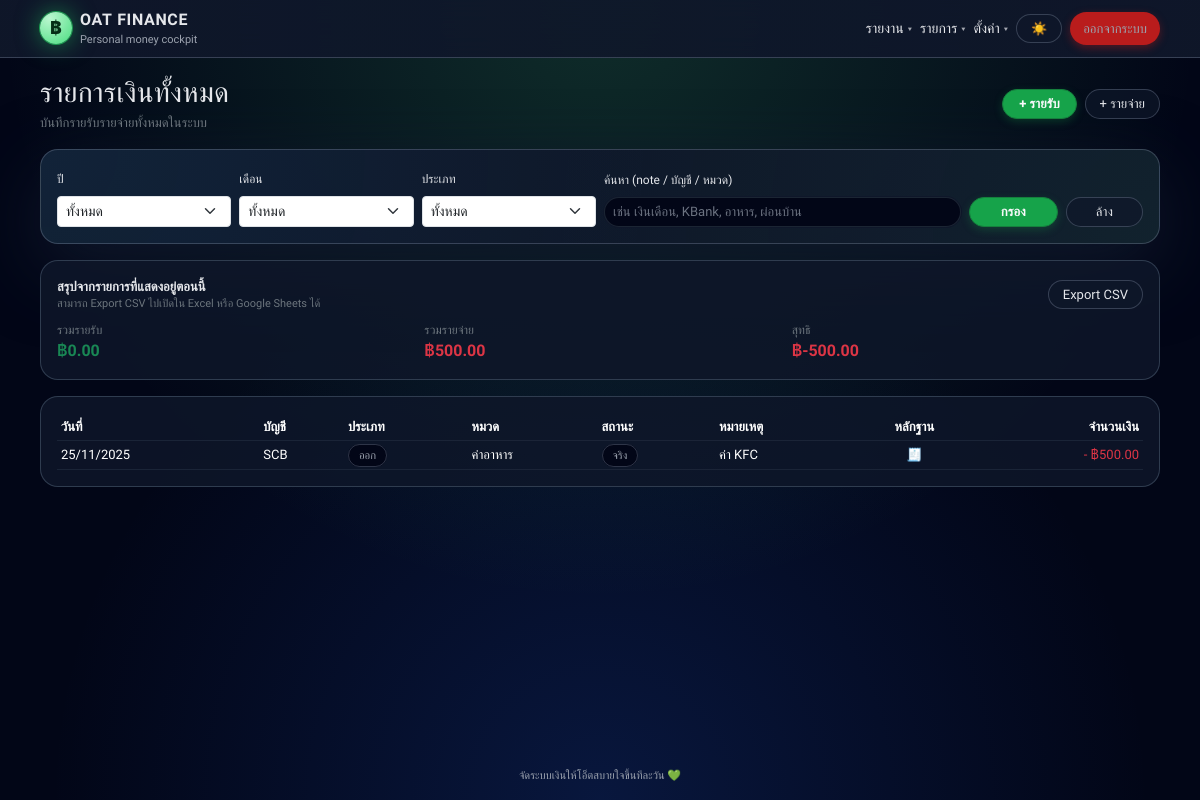
Page /transactions/ (signed in) on the committed database.
### app_finance/models.py (models this page shows, shortened)
class Transaction(models.Model):
    DIRECTION_CHOICES = [
        ('IN', 'เงินเข้า'),
        ('OUT', 'เงินออก'),
    ]
    account = models.ForeignKey(
        Account,
        on_delete=models.CASCADE,
        related_name='transactions'
    )
    category = models.ForeignKey(
        Category,
        on_delete=models.SET_NULL,
        null=True,
        blank=True
    )
    goal = models.ForeignKey(
        Goal,
        on_delete=models.SET_NULL,
        null=True,
        blank=True,
        related_name="transactions",
        help_text="ถ้ารายการนี้เกี่ยวข้องกับเป้าหมายเก็บเงิน ให้เลือก"
    )
    proof_file = models.FileField(
        upload_to="receipts/",
        null=True,
        blank=True,
        help_text="อัปโหลดรูปใบเสร็จหรือไฟล์หลักฐาน (ถ้ามี)",
    )
    tags = models.ManyToManyField(
        "Tag",
        blank=True,
        related_name="transactions",
        help_text="เลือก tag ได้หลายอัน เช่น เที่ยว, ครอบครัว, งาน",
    )
    date = models.DateField()
    direction = models.CharField(max_length=3, choices=DIRECTION_CHOICES)
    amount = models.DecimalField(max_digits=12, decimal_places=2)
    is_estimate = models.BooleanField(
        default=False,
        help_text="ติ๊กถ้าเป็นรายการประเมิน/วางแผน ยังไม่ได้เกิดขึ้นจริง"
    )
    is_paid = models.BooleanField(
        default=True,
        help_text="ใช้คู่กับ is_estimate ถ้าเป็นประมาณการแล้วจ่ายจริงแล้ว"
    )
    note = models.TextField(blank=True, null=True)
    source_recurring = models.ForeignKey(
        'RecurringTransaction',
        null=True,
        blank=True,
        on_delete=models.SET_NULL,
        related_name='generated_transactions'
    )
    created_at = models.DateTimeField(auto_now_add=True)
    updated_at = models.DateTimeField(auto_now=True)

class Account(models.Model):
    ACCOUNT_TYPE_CHOICES = [
        ('CASH', 'เงินสด'),
        ('BANK', 'บัญชีธนาคาร'),
        ('CREDIT', 'บัตรเครดิต'),
        ('LOAN', 'เงินกู้'),
        ('WALLET', 'E-Wallet'),
    ]
    name = models.CharField(max_length=100)
    account_type = models.CharField(max_length=10, choices=ACCOUNT_TYPE_CHOICES)
    opening_balance = models.DecimalField(max_digits=12, decimal_places=2, default=0)
    credit_limit = models.DecimalField(
        max_digits=12,
        decimal_places=2,
        null=True,
        blank=True,
        help_text="สำหรับบัตรเครดิต/วงเงินกู้ ถ้ามี"
    )
    interest_rate = models.DecimalField(
        max_digits=5,
        decimal_places=2,
        null=True,
        blank=True,
        help_text="ดอกเบี้ยต่อปี (%) เช่น 16 สำหรับ 16%",
    )
    min_payment_percent = models.DecimalField(
        max_digits=5,
        decimal_places=2,
        null=True,
        blank=True,
        help_text="เปอร์เซ็นต์ขั้นต่ำที่ต้องจ่ายจากยอดคงค้าง เช่น 5 สำหรับ 5%",
    )
    is_active = models.BooleanField(default=True)

class Category(models.Model):
    KIND_CHOICES = [
        ('INCOME', 'รายรับ'),
        ('EXPENSE', 'รายจ่าย'),
    ]
    name = models.CharField(max_length=100)
    kind = models.CharField(max_length=10, choices=KIND_CHOICES)
    is_debt_related = models.BooleanField(
        default=False,
        help_text="ติ๊กถ้าเป็นรายการเกี่ยวกับหนี้ เช่น ผ่อนหนี้, จ่ายบัตรเครดิต"
    )
    monthly_budget = models.DecimalField(
        max_digits=12,
        decimal_places=2,
        null=True,
        blank=True,
        help_text="งบต่อเดือนสำหรับหมวดนี้ (ถ้าไม่ตั้งงบให้เว้นว่าง)"
    )

### app_finance/views.py (the view)
# urls.py: path("transactions/", views.transactions_list, name="transactions_list"),
@login_required
def transactions_list(request):
    qs = Transaction.objects.select_related("account", "category").order_by("-date", "-id")
    filter_type = request.GET.get("type")
    if filter_type in ["IN", "OUT"]:
        qs = qs.filter(direction=filter_type)
    income_sum = qs.filter(direction="IN").aggregate(total=Sum("amount"))["total"] or Decimal("0")
    expense_sum = qs.filter(direction="OUT").aggregate(total=Sum("amount"))["total"] or Decimal("0")
    net_sum = income_sum - expense_sum
    context = {
        "transactions": qs,
        "filter_type": filter_type,
        "income_sum": income_sum,
        "expense_sum": expense_sum,
        "net_sum": net_sum,
    }
    return render(request, "app_finance/transactions_list.html", context)

### app_finance/templates/app_finance/transactions_list.html (shortened to what this page needs)
{% extends "app_finance/base.html" %}
{% block content %}
<div class="mb-3 d-flex flex-wrap justify-content-between align-items-center gap-2">
  <div>
    <h1 class="h3 mb-1">รายการเงินทั้งหมด</h1>
    <div class="text-secondary" style="font-size:13px;">
      {% if selected_date %}
        แสดงเฉพาะรายการของวันที่ {{ selected_date|date:"d/m/Y" }}
        · <a href="{% url 'app_finance:transactions_list' %}" style="color:#a5b4fc;text-decoration:none;">
            ล้างตัวกรองวันที่
          </a>
      {% else %}
        บันทึกรายรับรายจ่ายทั้งหมดในระบบ
      {% endif %}
    </div>
  </div>
  <div class="d-flex flex-wrap gap-2">
    <a href="{% url 'app_finance:transaction_create' %}?type=IN" class="btn btn-brand btn-sm">
      + รายรับ
    </a>
    <a href="{% url 'app_finance:transaction_create' %}?type=OUT" class="btn btn-ghost btn-sm">
      + รายจ่าย
    </a>
  </div>
</div>
<div class="card-soft p-3 mb-3">
  <form method="get" class="row g-2 align-items-end">
    <div class="col-6 col-md-2">
      <label class="form-label" style="font-size:12px;">ปี</label>
      <select name="year" class="form-select form-select-sm">
        <option value="">ทั้งหมด</option>
      </select>
    </div>
    <div class="col-6 col-md-2">
      <label class="form-label" style="font-size:12px;">เดือน</label>
      <select name="month" class="form-select form-select-sm">
        <option value="">ทั้งหมด</option>
      </select>
    </div>
    <div class="col-6 col-md-2">
      <label class="form-label" style="font-size:12px;">ประเภท</label>
      <select name="type" class="form-select form-select-sm">
        <option value="">ทั้งหมด</option>
      </select>
    </div>
    <div class="col-12 col-md-4">
      <label class="form-label" style="font-size:12px;">ค้นหา (note / บัญชี / หมวด)</label>
      <input type="text" name="q" value="{{ q }}" class="form-control form-control-sm"
             placeholder="เช่น เงินเดือน, KBank, อาหาร, ผ่อนบ้าน">
    </div>
    <div class="col-12 col-md-2 d-flex gap-2">
      <button type="submit" class="btn btn-brand btn-sm flex-fill">กรอง</button>
      <a href="{% url 'app_finance:transactions_list' %}" class="btn btn-ghost btn-sm flex-fill">
        ล้าง
      </a>
    </div>
  </form>
</div>
<div class="card-soft-ghost p-3 mb-3">
  <div class="d-flex flex-wrap justify-content-between align-items-center gap-2 mb-2">
    <div class="d-flex flex-column">
      <span class="fw-semibold" style="font-size:13px;">สรุปจากรายการที่แสดงอยู่ตอนนี้</span>
      <span class="text-secondary" style="font-size:11px;">
        สามารถ Export CSV ไปเปิดใน Excel หรือ Google Sheets ได้
      </span>
    </div>
    <div class="d-flex flex-wrap gap-2">
      <a href="{% url 'app_finance:transactions_export_csv' %}{% if query_string %}?{{ query_string }}{% endif %}"
         class="btn btn-ghost btn-sm">
        Export CSV
      </a>
    </div>
  </div>
  <div class="row g-3">
    <div class="col-12 col-md-4">
      <div class="text-secondary" style="font-size:12px;">รวมรายรับ</div>
      <div class="fw-semibold text-success">฿{{ income_sum|floatformat:2 }}</div>
    </div>
    <div class="col-12 col-md-4">
      <div class="text-secondary" style="font-size:12px;">รวมรายจ่าย</div>
      <div class="fw-semibold text-danger">฿{{ expense_sum|floatformat:2 }}</div>
    </div>
    <div class="col-12 col-md-4">
      <div class="text-secondary" style="font-size:12px;">สุทธิ</div>
      <div class="fw-semibold {% if net_sum < 0 %}text-danger{% else %}text-success{% endif %}">
        ฿{{ net_sum|floatformat:2 }}
      </div>
    </div>
  </div>
</div>
<div class="card-soft-ghost p-3">
  {% if transactions %}
    <div class="table-responsive">
      <table class="table table-dark table-sm align-middle mb-0" style="font-size:13px;">
        <thead>
          <tr class="text-secondary">
            <th>วันที่</th>
            <th>บัญชี</th>
            <th>ประเภท</th>
            <th>หมวด</th>
            <th>สถานะ</th>
            <th>หมายเหตุ</th>
            <th class="text-center">หลักฐาน</th>
            <th class="text-end">จำนวนเงิน</th>
          </tr>
        </thead>
        <tbody>
          {% for t in transactions %}
            <tr class="click-row"
                data-href="{% url 'app_finance:transaction_edit' t.id %}">
              <td>{{ t.date|date:"d/m/Y" }}</td>
              <td>{{ t.account.name }}</td>
              <td>
                {% if t.direction == 'IN' %}
                  <span class="badge-chip">เข้า</span>
                {% else %}
                  <span class="badge-chip">ออก</span>
                {% endif %}
              </td>
              <td>{{ t.category.name|default:"-" }}</td>
              <td>
                {% if t.is_estimate %}
                  <span class="badge-chip">ประมาณการ</span>
                {% else %}
                  <span class="badge-chip">จริง</span>
                {% endif %}
              </td>
              <td>{{ t.note|default:"-" }}</td>
              <td class="text-center">
                {% if t.proof_file %}
                  <a href="{{ t.proof_file.url }}" target="_blank" title="เปิดใบเสร็จ">
                    🧾
                  </a>
                {% else %}
                  <span class="text-secondary" style="font-size:11px;">-</span>
                {% endif %}
              </td>
              <td class="text-end {% if t.direction == 'OUT' %}text-danger{% else %}text-success{% endif %}">
                {% if t.direction == 'OUT' %}-{% endif %}
                ฿{{ t.amount|floatformat:2 }}
              </td>
            </tr>
          {% endfor %}
        </tbody>
      </table>
    </div>
  {% else %}
    <div class="text-secondary" style="font-size:13px;">
      ยังไม่มีรายการเลย ลองกด “+ รายรับ” หรือ “+ รายจ่าย” ด้านบนดูคับ
    </div>
  {% endif %}
</div>
{% endblock %}

### app_finance/templates/app_finance/base.html (style rules this page uses)
:root { --radius-xl:22px; --radius-lg:18px; --radius-pill:999px; --shadow-strong:0 24px 70px rgba(15,23,42,.95); }
html[data-theme="dark"] { --brand:#16a34a; --brand-dark:#15803d; --brand-soft:#bbf7d0; --text-main:#e5e7eb; --text-muted:#9ca3af; --bg:#020617; --bg-elevated:#020617; --border-subtle:rgba(148,163,184,.3); --shadow-strong:0 24px 70px rgba(15,23,42,.95); }
* { box-sizing:border-box; }
body { margin:0; min-height:100vh; font-family: "Prompt", system-ui, -apple-system, BlinkMacSystemFont, "Segoe UI", sans-serif; color:var(--text-main); background:var(--bg); }
html[data-theme="dark"] body { background: radial-gradient(circle at top, rgba(74,222,128,.18), transparent 60%), radial-gradient(circle at bottom, rgba(37,99,235,.18), transparent 55%), #020617; }
.btn-brand { background:var(--brand); border:1px solid var(--brand-dark); color:#f9fafb; font-weight:600; border-radius:var(--radius-pill); padding-inline:16px; box-shadow:0 3px 8px rgba(22,163,74,.25); font-size:13px; transition:background .16s ease, box-shadow .16s ease; }
.btn-ghost { border-radius:var(--radius-pill); border:1px solid var(--border-subtle); color:var(--text-main); font-size:13px; padding-inline:14px; background:rgba(15,23,42,.7); box-shadow:none; }
html[data-theme="dark"] .form-control { background:#020617; color:#e5e7eb; border-radius:999px; border:1px solid rgba(31,41,55,.9); box-shadow:0 0 0 1px rgba(15,23,42,1); font-size:13px; }
html[data-theme="dark"] .form-control::placeholder { color:#6b7280; }
.card-soft { border-radius:var(--radius-lg); border:1px solid var(--border-subtle); box-shadow:var(--shadow-strong); background:var(--bg-elevated); }
html[data-theme="dark"] .card-soft { background:radial-gradient(circle at top left, rgba(56,189,248,.08), transparent 55%), radial-gradient(circle at bottom right, rgba(74,222,128,.06), transparent 55%), rgba(15,23,42,.96); }
.card-soft-ghost { border-radius:var(--radius-lg); border:1px solid var(--border-subtle); background:var(--bg-elevated); }
html[data-theme="dark"] .card-soft-ghost { background:rgba(15,23,42,.85); border:1px solid rgba(51,65,85,.9); }
.badge-chip { border-radius:999px; padding:4px 10px; font-size:11px; border:1px solid var(--border-subtle); background:var(--bg-elevated); color:var(--text-muted); }
h1,h2,h3,h4,h5,h6 { margin:0; color:#f9fafb; letter-spacing:.01em; font-weight:600; }
a { text-decoration:none; }
.table-dark { --bs-table-bg: transparent; --bs-table-border-color: rgba(30,41,59,.8); }

### rows in the picture
Transaction: date "25/11/2025", account.name "SCB", direction "ออก", category.name "ค่าอาหาร", is_estimate "จริง", note "ค่า KFC", amount "500.00"

### other values in the picture
{{ income_sum|floatformat:2 }} "0.00"
{{ expense_sum|floatformat:2 }} "500.00"
{{ net_sum|floatformat:2 }} "-500.00"
